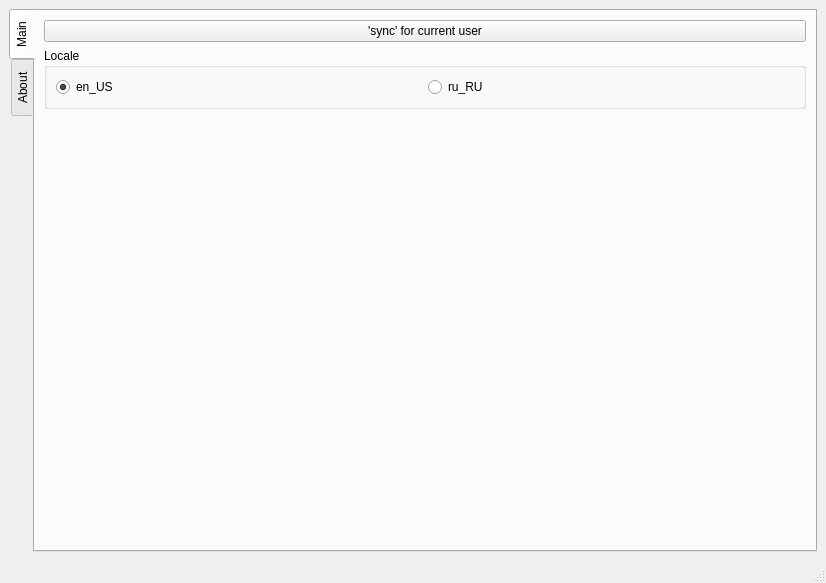
<?xml version="1.0" encoding="UTF-8"?>
<ui version="4.0">
 <class>MainWindow</class>
 <widget class="QMainWindow" name="MainWindow">
  <property name="geometry">
   <rect>
    <x>0</x>
    <y>0</y>
    <width>826</width>
    <height>583</height>
   </rect>
  </property>
  <property name="windowTitle">
   <string>Tray Utility for mount MTP devices</string>
  </property>
  <widget class="QWidget" name="centralwidget">
   <layout class="QGridLayout" name="gridLayout">
    <item row="2" column="0" rowspan="2" colspan="2">
     <widget class="QTabWidget" name="tabWidget">
      <property name="tabPosition">
       <enum>QTabWidget::TabPosition::West</enum>
      </property>
      <property name="tabShape">
       <enum>QTabWidget::TabShape::Rounded</enum>
      </property>
      <property name="currentIndex">
       <number>0</number>
      </property>
      <property name="iconSize">
       <size>
        <width>32</width>
        <height>32</height>
       </size>
      </property>
      <property name="elideMode">
       <enum>Qt::TextElideMode::ElideNone</enum>
      </property>
      <property name="documentMode">
       <bool>false</bool>
      </property>
      <property name="tabsClosable">
       <bool>false</bool>
      </property>
      <property name="tabBarAutoHide">
       <bool>false</bool>
      </property>
      <widget class="QWidget" name="tab_1">
       <attribute name="title">
        <string>Main</string>
       </attribute>
       <layout class="QGridLayout" name="gridLayout_2">
        <item row="0" column="0">
         <widget class="QPushButton" name="pb_sync">
          <property name="text">
           <string>'sync' for current user</string>
          </property>
         </widget>
        </item>
        <item row="1" column="0">
         <widget class="QGroupBox" name="groupBox">
          <property name="title">
           <string>Locale</string>
          </property>
          <layout class="QHBoxLayout" name="horizontalLayout">
           <item>
            <widget class="QRadioButton" name="rb_US">
             <property name="text">
              <string>en_US</string>
             </property>
             <property name="checked">
              <bool>true</bool>
             </property>
            </widget>
           </item>
           <item>
            <widget class="QRadioButton" name="rb_RU">
             <property name="text">
              <string>ru_RU</string>
             </property>
            </widget>
           </item>
          </layout>
         </widget>
        </item>
        <item row="2" column="0">
         <spacer name="verticalSpacer">
          <property name="orientation">
           <enum>Qt::Orientation::Vertical</enum>
          </property>
          <property name="sizeHint" stdset="0">
           <size>
            <width>20</width>
            <height>40</height>
           </size>
          </property>
         </spacer>
        </item>
       </layout>
      </widget>
      <widget class="QWidget" name="tab_2">
       <attribute name="title">
        <string>About</string>
       </attribute>
       <layout class="QVBoxLayout" name="verticalLayout">
        <item>
         <widget class="QPushButton" name="pb_About_Qt">
          <property name="text">
           <string>About Qt</string>
          </property>
         </widget>
        </item>
        <item>
         <widget class="QTextBrowser" name="tbr_About">
          <property name="html">
           <string>&lt;!DOCTYPE HTML PUBLIC &quot;-//W3C//DTD HTML 4.0//EN&quot; &quot;http://www.w3.org/TR/REC-html40/strict.dtd&quot;&gt;
&lt;html&gt;&lt;head&gt;&lt;meta name=&quot;qrichtext&quot; content=&quot;1&quot; /&gt;&lt;meta charset=&quot;utf-8&quot; /&gt;&lt;style type=&quot;text/css&quot;&gt;
p, li { white-space: pre-wrap; }
hr { height: 1px; border-width: 0; }
li.unchecked::marker { content: &quot;\2610&quot;; }
li.checked::marker { content: &quot;\2612&quot;; }
&lt;/style&gt;&lt;/head&gt;&lt;body style=&quot; font-family:'Sans'; font-size:14pt; font-weight:400; font-style:normal;&quot;&gt;
&lt;h3 align=&quot;center&quot; style=&quot; margin-top:16px; margin-bottom:12px; margin-left:0px; margin-right:0px; -qt-block-indent:0; text-indent:0px;&quot;&gt;&lt;span style=&quot; font-size:12pt; font-weight:700;&quot;&gt;Программа MTP_Mounter&lt;/span&gt;&lt;/h3&gt;
&lt;p align=&quot;justify&quot; style=&quot; margin-top:12px; margin-bottom:12px; margin-left:0px; margin-right:0px; -qt-block-indent:0; text-indent:0px;&quot;&gt;&lt;span style=&quot; font-size:12pt;&quot;&gt;Работает только на платформе Linux. Разработана и протестирована на дистрибутиве Fedora 42.&lt;/span&gt;&lt;/p&gt;
&lt;p align=&quot;justify&quot; style=&quot; margin-top:12px; margin-bottom:12px; margin-left:0px; margin-right:0px; -qt-block-indent:0; text-indent:0px;&quot;&gt;&lt;span style=&quot; font-size:12pt;&quot;&gt;Предназначена для автоматического монтирования MTP-устройств. Таких как Android, Windows Phone, media-плейеров и mp3-плееров с поддержкой MTP.&lt;/span&gt;&lt;/p&gt;
&lt;p align=&quot;justify&quot; style=&quot; margin-top:12px; margin-bottom:12px; margin-left:0px; margin-right:0px; -qt-block-indent:0; text-indent:0px;&quot;&gt;&lt;span style=&quot; font-size:12pt;&quot;&gt;Программа не имеет демона или его аналога. Вместо этого она сворачивается в трей. Работу устройства программа представляет как несколько различных состояний:&lt;/span&gt;&lt;/p&gt;
&lt;p align=&quot;justify&quot; style=&quot; margin-top:12px; margin-bottom:12px; margin-left:0px; margin-right:0px; -qt-block-indent:0; text-indent:0px;&quot;&gt;&lt;span style=&quot; font-size:12pt;&quot;&gt;* Disconnected - устройство не присоединено.&lt;/span&gt;&lt;/p&gt;
&lt;p align=&quot;justify&quot; style=&quot; margin-top:12px; margin-bottom:12px; margin-left:0px; margin-right:0px; -qt-block-indent:0; text-indent:0px;&quot;&gt;&lt;span style=&quot; font-size:12pt;&quot;&gt;* Plugged - устройство подключено, но не примонтировано для доступа к файлам.&lt;/span&gt;&lt;/p&gt;
&lt;p style=&quot; margin-top:12px; margin-bottom:12px; margin-left:0px; margin-right:0px; -qt-block-indent:0; text-indent:0px;&quot;&gt;&lt;span style=&quot; font-size:12pt;&quot;&gt;* Mounted - каталоги устройства примонтированы в домашний каталог активного пользователя.&lt;/span&gt;&lt;/p&gt;
&lt;p style=&quot; margin-top:12px; margin-bottom:12px; margin-left:0px; margin-right:0px; -qt-block-indent:0; text-indent:0px;&quot;&gt;&lt;span style=&quot; font-size:12pt;&quot;&gt;Лицензия - GPL v3.&lt;/span&gt;&lt;/p&gt;
&lt;p style=&quot; margin-top:12px; margin-bottom:12px; margin-left:0px; margin-right:0px; -qt-block-indent:0; text-indent:0px;&quot;&gt;&lt;span style=&quot; font-size:12pt;&quot;&gt;Автор - Dmitry ALexeev.&lt;/span&gt;&lt;/p&gt;
&lt;p style=&quot; margin-top:12px; margin-bottom:12px; margin-left:0px; margin-right:0px; -qt-block-indent:0; text-indent:0px;&quot;&gt;&lt;span style=&quot; font-size:12pt;&quot;&gt;Дата выпуска - лето 2025.&lt;br /&gt;&lt;/span&gt;&lt;/p&gt;&lt;/body&gt;&lt;/html&gt;</string>
          </property>
          <property name="openLinks">
           <bool>false</bool>
          </property>
         </widget>
        </item>
       </layout>
      </widget>
     </widget>
    </item>
   </layout>
  </widget>
  <widget class="QMenuBar" name="menubar">
   <property name="geometry">
    <rect>
     <x>0</x>
     <y>0</y>
     <width>826</width>
     <height>31</height>
    </rect>
   </property>
  </widget>
  <widget class="QStatusBar" name="statusbar"/>
 </widget>
 <resources/>
 <connections/>
</ui>
